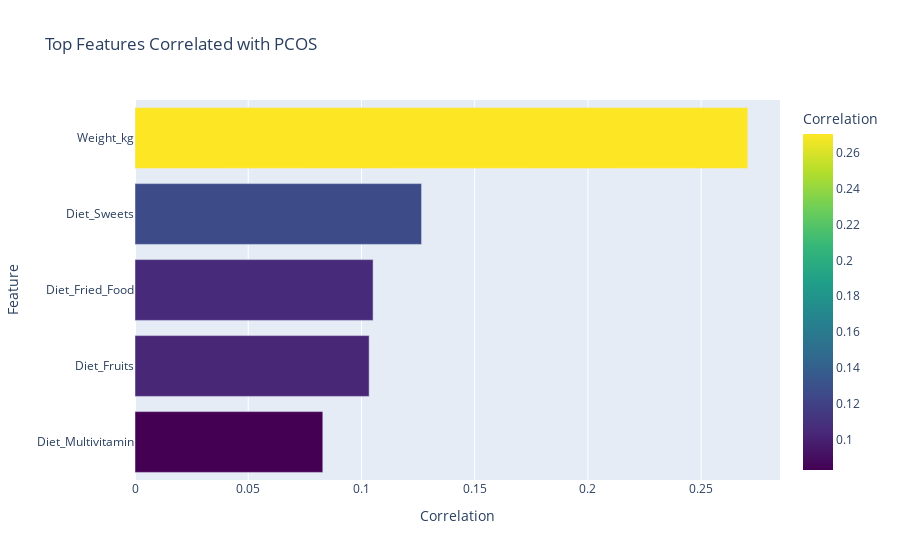

The notebook cell this image was saved under:
### Code cell
# Top 5 feautres which correlates with PCOS
top_corr = corr_matrix['PCOS'].drop('PCOS').abs().sort_values(ascending=False)[:5].reset_index()
top_corr.columns = ['Feature', 'Correlation']

fig = px.bar(top_corr, x='Correlation', y='Feature',
             orientation='h',
             title='Top Features Correlated with PCOS',
             color='Correlation',
             color_continuous_scale='viridis')
fig.update_layout(yaxis=dict(categoryorder='total ascending'))
fig.show()

### Figure 1 — Plotly figure (JSON) as saved in the notebook; plotly's stock layout.template omitted (floating-point values rounded to 4 significant figures)
{"data": [{"alignmentgroup": "True", "hovertemplate": "Correlation=%{marker.color}<br>Feature=%{y}<extra></extra>", "legendgroup": "", "marker": {"color": [0.2706, 0.1265, 0.1051, 0.1034, 0.08293], "coloraxis": "coloraxis", "pattern": {"shape": ""}}, "name": "", "offsetgroup": "", "orientation": "h", "showlegend": false, "textposition": "auto", "type": "bar", "x": [0.2706, 0.1265, 0.1051, 0.1034, 0.08293], "xaxis": "x", "y": ["Weight_kg", "Diet_Sweets", "Diet_Fried_Food", "Diet_Fruits", "Diet_Multivitamin"], "yaxis": "y"}], "layout": {"autosize": true, "barmode": "relative", "coloraxis": {"colorbar": {"title": {"text": "Correlation"}}, "colorscale": [[0, "#440154"], [0.1111, "#482878"], [0.2222, "#3e4989"], [0.3333, "#31688e"], [0.4444, "#26828e"], [0.5556, "#1f9e89"], [0.6667, "#35b779"], [0.7778, "#6ece58"], [0.8889, "#b5de2b"], [1, "#fde725"]]}, "legend": {"tracegroupgap": 0}, "title": {"text": "Top Features Correlated with PCOS"}, "xaxis": {"anchor": "y", "autorange": true, "domain": [0, 1], "range": [0, 0.2848], "title": {"text": "Correlation"}, "type": "linear"}, "yaxis": {"anchor": "x", "autorange": true, "categoryorder": "total ascending", "domain": [0, 1], "range": [-0.5, 4.5], "title": {"text": "Feature"}, "type": "category"}}}
